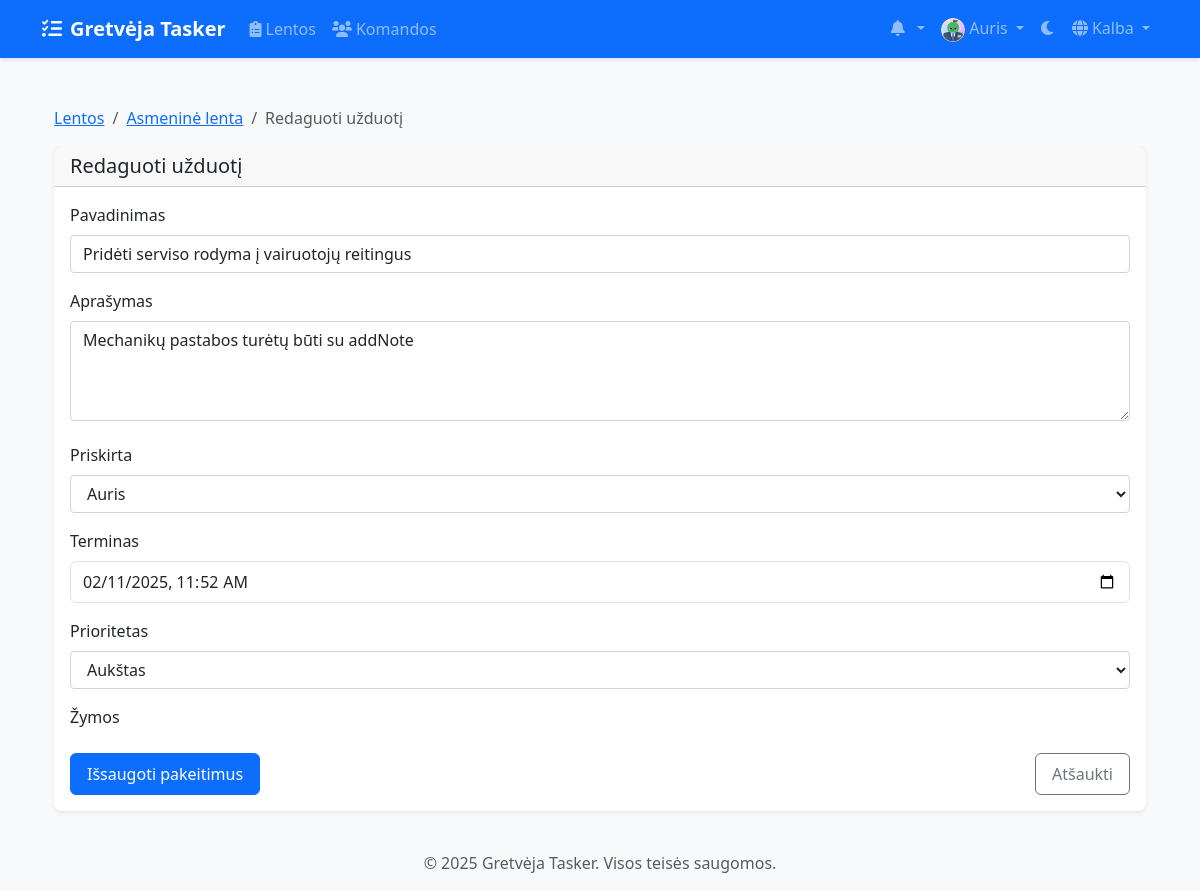
The page /lt/boards/tasks/4/edit/ (signed in) on the database its author committed.
### accounts/models.py (models this page shows)
class CustomUser(AbstractUser):
    email = models.EmailField(_('email address'), unique=True)
    avatar = models.ImageField(upload_to='avatars/', null=True, blank=True)
    bio = models.TextField(max_length=500, blank=True)
    theme_preference = models.CharField(
        max_length=10,
        choices=[('light', 'Light'), ('dark', 'Dark')],
        default='light'
    )
    notification_preferences = models.JSONField(
        default=dict,
        help_text=_('User notification preferences')
    )
    def __str__(self):
        return self.username
    class Meta:
        verbose_name = _('user')
        verbose_name_plural = _('users')

### boards/models.py (models this page shows, shortened)
class Board(models.Model):
    title = models.CharField(max_length=200)
    description = models.TextField(blank=True)
    created_at = models.DateTimeField(auto_now_add=True)
    updated_at = models.DateTimeField(auto_now=True)
    owner = models.ForeignKey(
        settings.AUTH_USER_MODEL,
        on_delete=models.CASCADE,
        related_name='owned_boards'
    )
    team = models.ForeignKey(
        Team,
        on_delete=models.CASCADE,
        related_name='boards',
        null=True,
        blank=True
    )

class Task(models.Model):
    PRIORITY_CHOICES = [
        ('low', 'Low'),
        ('medium', 'Medium'),
        ('high', 'High'),
    ]
    title = models.CharField(max_length=200)
    description = models.TextField(blank=True)
    column = models.ForeignKey(Column, on_delete=models.CASCADE, related_name='tasks')
    created_by = models.ForeignKey(
        settings.AUTH_USER_MODEL,
        on_delete=models.CASCADE,
        related_name='created_tasks'
    )
    assigned_to = models.ForeignKey(
        settings.AUTH_USER_MODEL,
        on_delete=models.SET_NULL,
        null=True,
        blank=True,
        related_name='assigned_tasks'
    )
    created_at = models.DateTimeField(auto_now_add=True)
    updated_at = models.DateTimeField(auto_now=True)
    due_date = models.DateTimeField(null=True, blank=True)
    priority = models.CharField(
        max_length=10,
        choices=PRIORITY_CHOICES,
        default='medium'
    )
    position = models.PositiveIntegerField()
    labels = models.ManyToManyField('Label', blank=True)
    class Meta:
        ordering = ['position']

### boards/views/task_views.py (the view)
# urls.py: path('tasks/<int:task_id>/edit/', views.task_edit, name='task_edit'),
@login_required
def task_edit(request, task_id):
    task = get_object_or_404(Task, id=task_id)
    board = task.column.board
    if not can_manage_task(request.user, task):
        messages.error(request, "You don't have permission to edit this task.")
        return redirect('boards:board_detail', board_id=task.column.board.id)
    if request.method == 'POST':
        form = TaskForm(request.POST, instance=task)
        if form.is_valid():
            TaskService.update_task(task, form.cleaned_data)
            messages.success(request, 'Task updated successfully.')
            return redirect('boards:board_detail', board_id=task.column.board.id)
    else:
        form = TaskForm(instance=task)
    return render(request, 'boards/task_form.html', {
        'form': form,
        'task': task,
        'board': board,
        'title': 'Edit Task'
    })

### boards/permissions.py (called while the page is built)
def can_view_board(user, board):
    return (board.owner == user or
            (board.team and user in board.team.members.all()))

def can_manage_task(user, task):
    return can_view_board(user, task.column.board)

### templates/boards/task_form.html (shortened to what this page needs)
{% extends 'base.html' %}
{% load i18n %}
{% load static %}
{% block content %}
<div class="container mt-4">
    <nav aria-label="breadcrumb">
        <ol class="breadcrumb">
            <li class="breadcrumb-item"><a href="{% url 'boards:board_list' %}">{% trans "Boards" %}</a></li>
            <li class="breadcrumb-item"><a href="{% url 'boards:board_detail' board.id %}">{{ board.title }}</a></li>
            <li class="breadcrumb-item active" aria-current="page">
                {% if task %}
                    {% trans "Edit Task" %}
                {% else %}
                    {% trans "Create Task" %}
                {% endif %}
            </li>
        </ol>
    </nav>
    <div class="card shadow-sm">
        <div class="card-header">
            <h5 class="mb-0">
                {% if task %}
                    {% trans "Edit Task" %}
                {% else %}
                    {% trans "Create Task" %}
                {% endif %}
            </h5>
        </div>
        <div class="card-body">
            <form method="post" enctype="multipart/form-data">
                {% for field in form.visible_fields %}
                <div class="mb-3">
                    <label for="{{ field.id_for_label }}" class="form-label">{{ field.label }}</label>
                    {{ field }}
                </div>
                {% endfor %}
                <div class="d-flex justify-content-between">
                    <button type="submit" class="btn btn-primary">
                        {% if task %}
                            {% trans "Save Changes" %}
                        {% else %}
                            {% trans "Create Task" %}
                        {% endif %}
                    </button>
                    <a href="{% url 'boards:board_detail' board.id %}" class="btn btn-outline-secondary">
                        {% trans "Cancel" %}
                    </a>
                </div>
            </form>
        </div>
    </div>
</div>
{% endblock %}

### templates/base.html (shortened to what this page needs)
{% load static %}
{% load compress %}
{% load i18n %}
<!DOCTYPE html>
<html lang="{{ LANGUAGE_CODE }}" data-bs-theme="light">
<head>
    <link href="https://cdn.jsdelivr.net/npm/bootstrap@5.3.2/dist/css/bootstrap.min.css" rel="stylesheet">
    <link href="https://cdnjs.cloudflare.com/ajax/libs/font-awesome/6.0.0/css/all.min.css" rel="stylesheet">
    <link href="https://cdn.jsdelivr.net/npm/select2@4.1.0-rc.0/dist/css/select2.min.css" rel="stylesheet">
    <link href="https://cdn.jsdelivr.net/npm/select2-bootstrap-5-theme@1.3.0/dist/select2-bootstrap-5-theme.min.css" rel="stylesheet">
    {% compress css %}
    <link href="{% static 'css/style.css' %}" rel="stylesheet">
    {% endcompress %}
</head>
<body>
    <nav class="navbar navbar-expand-lg navbar-dark bg-primary">
        <div class="container">
            <a class="navbar-brand" href="{% url 'home' %}">
                <i class="fas fa-tasks me-2"></i>{% trans "Gretvėja Tasker" %}
            </a>
            <div class="collapse navbar-collapse" id="navbarNav">
                <ul class="navbar-nav me-auto">
                    {% if user.is_authenticated %}
                        <li class="nav-item">
                            <a class="nav-link" href="{% url 'boards:board_list' %}">
                                <i class="fas fa-clipboard-list me-1"></i>{% trans "Boards" %}
                            </a>
                        </li>
                        <li class="nav-item">
                            <a class="nav-link" href="{% url 'teams:team_list' %}">
                                <i class="fas fa-users me-1"></i>{% trans "Teams" %}
                            </a>
                        </li>
                    {% endif %}
                </ul>
                <ul class="navbar-nav">
                    {% if user.is_authenticated %}
                        <li class="nav-item dropdown">
                            <a class="nav-link dropdown-toggle" href="#" id="notificationsDropdown" role="button" data-bs-toggle="dropdown">
                                <i class="fas fa-bell me-1"></i>
                            </a>
                        </li>
                        <li class="nav-item dropdown">
                            <a class="nav-link dropdown-toggle" href="#" id="userDropdown" role="button" data-bs-toggle="dropdown">
                                {% if user.avatar %}
                                    <img src="{{ user.avatar.url }}" alt="{% trans 'Avatar' %}" class="rounded-circle" width="24" height="24">
                                {% else %}
                                    <i class="fas fa-user-circle"></i>
                                {% endif %}
                                {{ user.username }}
                            </a>
                        </li>
                    {% endif %}
                    <li class="nav-item">
                        <button class="btn nav-link" id="theme-toggle">
                            <i class="fas fa-moon"></i>
                        </button>
                    </li>
                    <li class="nav-item dropdown">
                        <a class="nav-link dropdown-toggle" href="#" id="languageDropdown" role="button" data-bs-toggle="dropdown">
                            <i class="fas fa-globe me-1"></i>{% trans "Language" %}
                        </a>
                                {% get_current_language as CURRENT_LANGUAGE %}
                                {% get_available_languages as LANGUAGES %}
                    </li>
                </ul>
            </div>
        </div>
    </nav>
    <main class="container my-4">
        {% block content %}{% endblock %}
    </main>
    <footer class="footer mt-auto py-3 bg-light">
        <div class="container text-center">
            <span class="text-muted">© {% now "Y" %} Gretvėja Tasker. {% trans "All rights reserved." %}</span>
        </div>
    </footer>
</body>
</html>

### static/css/style.css (style rules this page uses)
:root { --primary-color: #0d6efd; --secondary-color: #6c757d; --success-color: #198754; --info-color: #0dcaf0; --warning-color: #ffc107; --danger-color: #dc3545; --light-color: #f8f9fa; --dark-color: #212529; --todo-color: #ff6b6b; --doing-color: #ffd93d; --done-color: #6bcb77; --rejected-color: #4d96ff; }
body { min-height: 100vh; display: flex; flex-direction: column; background-color: var(--bs-gray-100); }
main { flex: 1; }
.navbar { box-shadow: 0 2px 4px rgba(0,0,0,0.1); }
.navbar-brand { font-weight: bold; }
.card { border-radius: 0.5rem; box-shadow: 0 0.125rem 0.25rem rgba(0,0,0,0.075); transition: transform 0.2s ease-in-out; border: none; }
.form-control, .form-select { border-radius: 0.375rem; border: 1px solid var(--bs-gray-300); padding: 0.5rem 0.75rem; }
.btn { border-radius: 0.375rem; padding: 0.5rem 1rem; font-weight: 500; transition: all 0.2s ease; }
.btn-primary { background-color: var(--primary-color); border-color: var(--primary-color); color: white; }

### templates/boards/task_form.html (style rules this page uses)
form input[type="text"], form input[type="date"], form textarea, form select { width: 100%; padding: 0.375rem 0.75rem; font-size: 1rem; font-weight: 400; line-height: 1.5; color: #212529; background-color: #fff; background-clip: padding-box; border: 1px solid #ced4da; border-radius: 0.25rem; transition: border-color .15s ease-in-out,box-shadow .15s ease-in-out; }
form textarea { min-height: 100px; }

### rows shown on the page
CustomUser: avatar (picture), username "Auris"
Board: title "Asmeninė lenta"
Task: visible_fields "Pridėti serviso rodyma į vairuotojų reitingus" "Mechanikų pastabos turėtų būti su addNote" "Auris" "02/11/2025 11:52" "Aukštas"

### other values the page prints
{{ field.label }} "Pavadinimas" "Aprašymas" "Priskirta" "Terminas" "Prioritetas" "Žymos"
